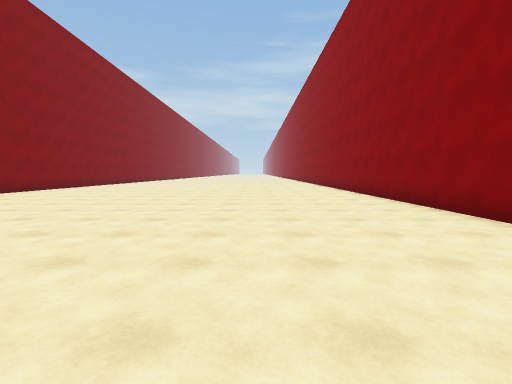
[1] (above)

20 first-person views from a walk through a Unity game level. The camera is 1.4 m above the floor, tilts 4° down and sees 85° across. The floor is counted in squares, 2 m on a side. Each view is taken from the middle of a square. On the plan, view 1 faces up. The plan holds only what a view shows up to about 9 squares ahead; the rest is blank. The place goes on beyond the plan. The player character is not drawn.

[2]
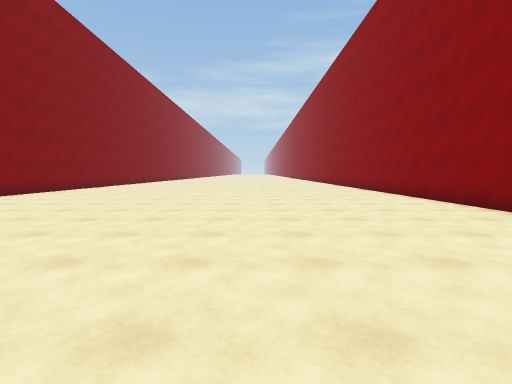

[3]
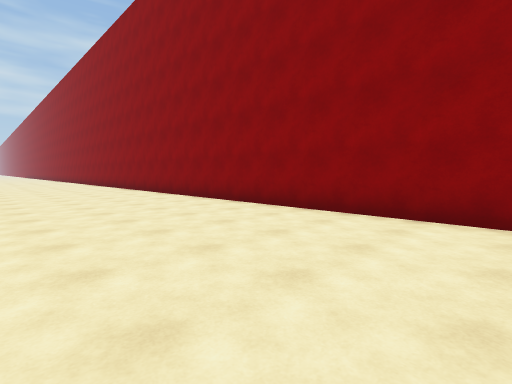

[4]
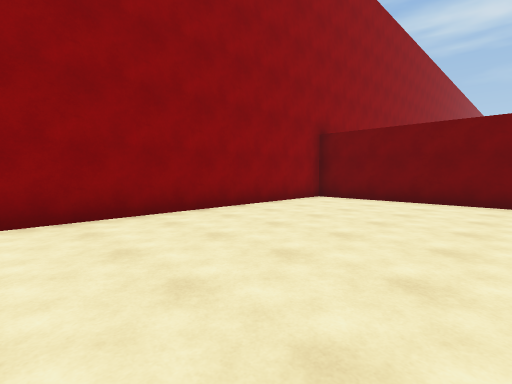

[5]
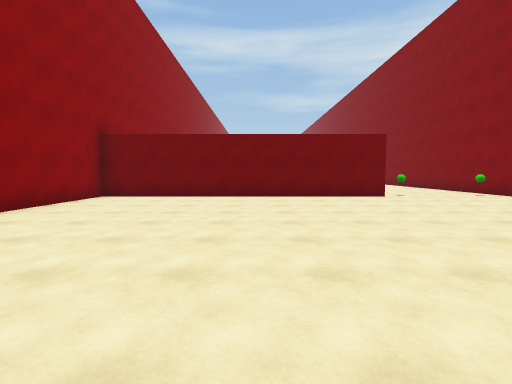

[6]
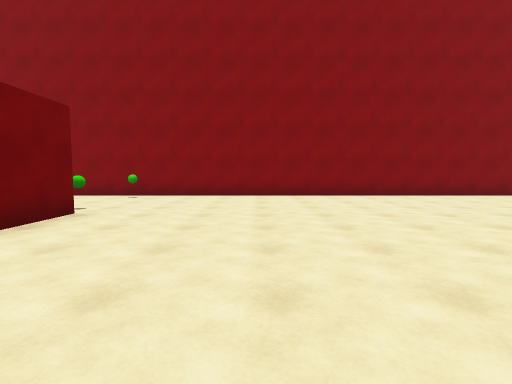

[7]
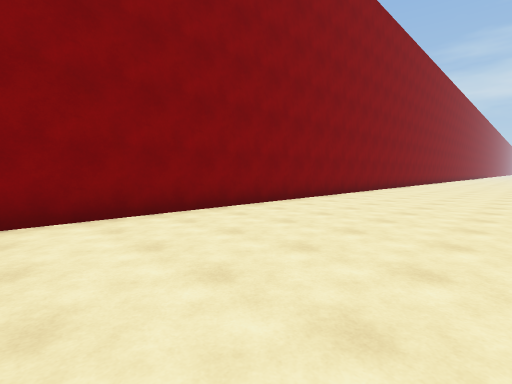

[8]
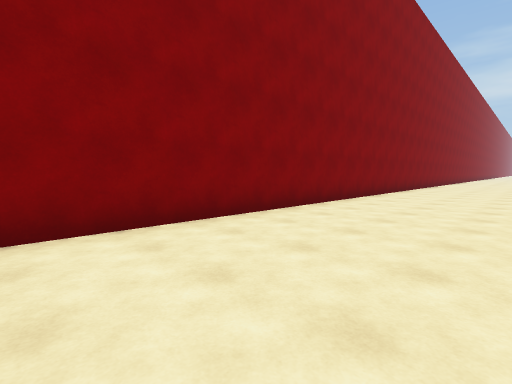

[9]
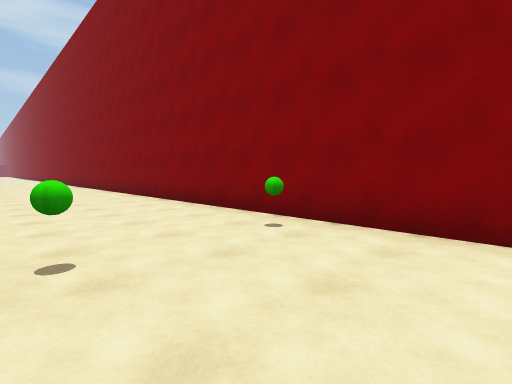

[10]
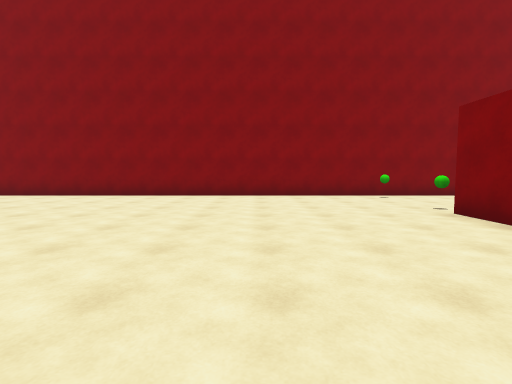

[11]
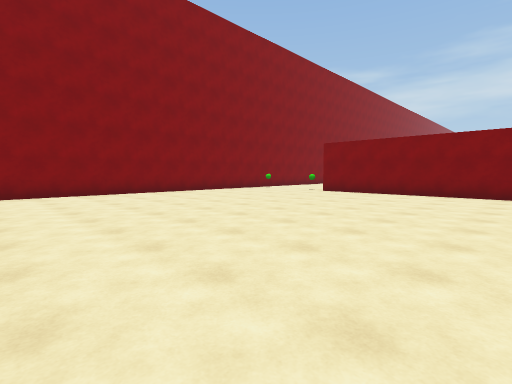

[12]
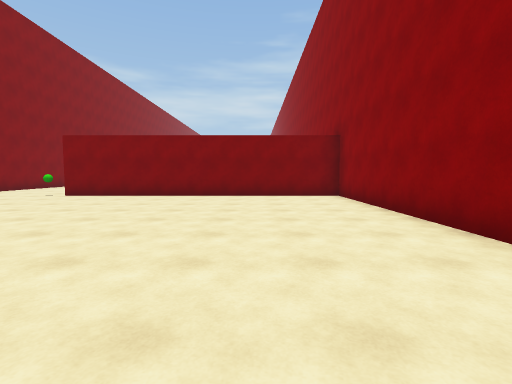

[13]
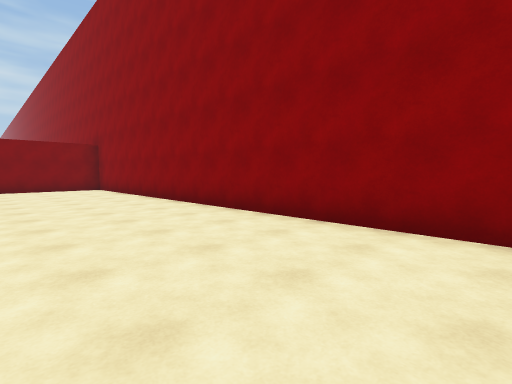

[14]
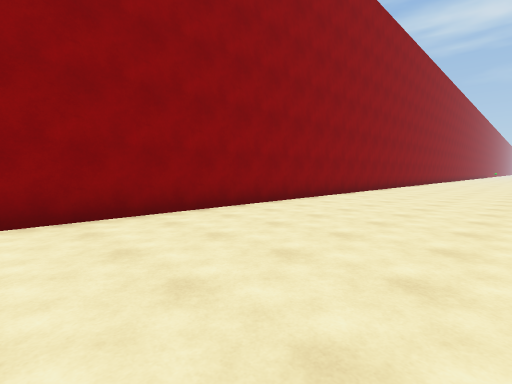

[15]
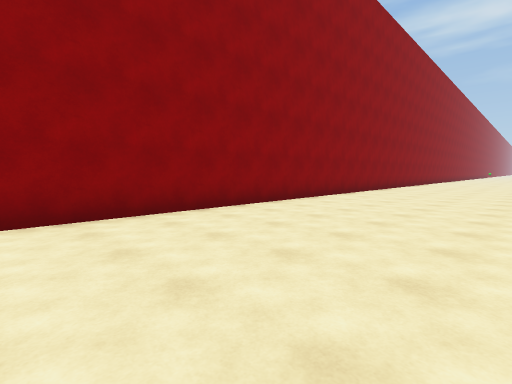

[16]
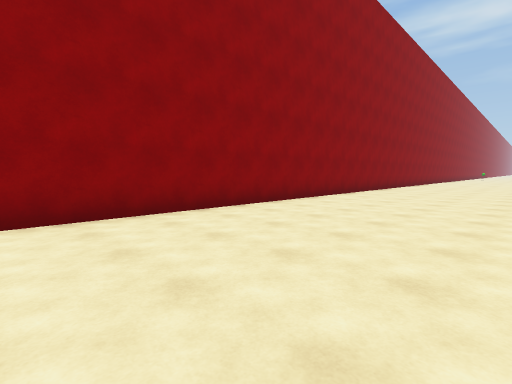

[17]
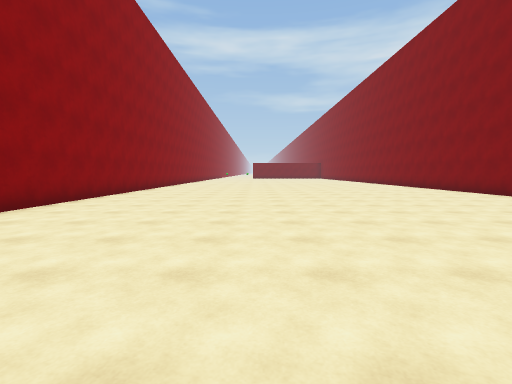

[18]
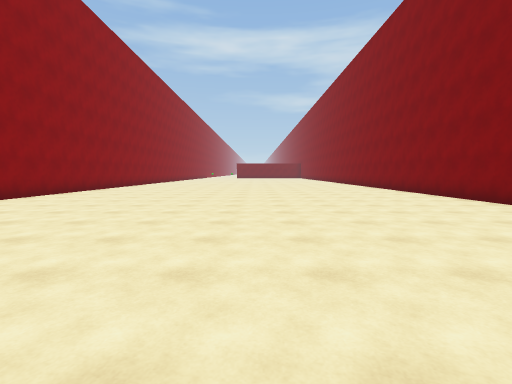

[19]
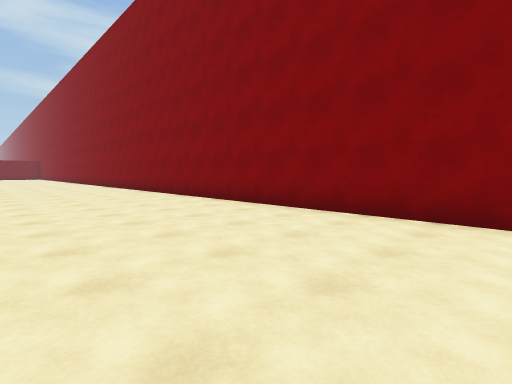

[20]
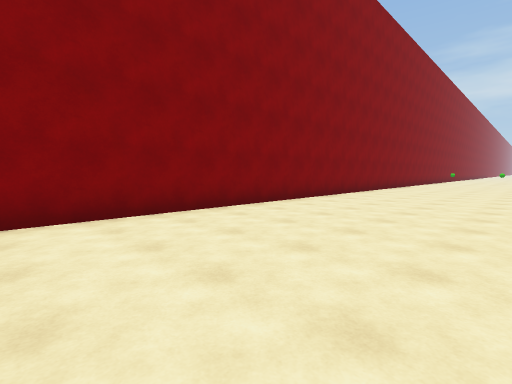

### Floor plan
Points are (right, up) in squares from view 1. A wall is a line through its corners. A room is listed if a view was taken in it or the views show most of it. See-through windows are left out.
Room 1 (views 1, 2, 3, 4, 5, 6, 7, 8, 9)
walls: (-4.9, -9.1) (3.5, -9.1) (3.5, 9); (-8.5, 8.2) (-8.5, -10.5)
ways out: opening at (-6.5, -9.8) to room 2
objects: other object (-8, -9); other object (-5, -9)
Room 2 (views 10, 11, 12, 13, 14, 15, 16, 17, 18, 19, 20)
walls: (-8.5, -22.8) (-8.5, -40.1); (3.5, -40.1) (3.5, -9.6) (-4.8, -9.6); (-8.5, -10.5) (-8.5, -20.9)
ways out: opening at (-6.5, -9.8) to room 1

Positions as (right, up) in squares from view 1, and headings:
1: (0, 0), facing up
2: (-1, -3), facing up
3: (-1, -4), facing up-right
4: (-1, -2), facing down-right
5: (-1, -1), facing down
6: (0, -6), facing left
7: (-4, -4), facing up-left
8: (-5, -1), facing up-left
9: (-5, -7), facing down-left
10: (0, -13), facing left
11: (1, -19), facing up-left
12: (1, -18), facing up
13: (0, -22), facing up-right
14: (-1, -20), facing down-right
15: (-1, -26), facing down-right
16: (-1, -31), facing down-right
17: (-1, -31), facing down
18: (-3, -29), facing down
19: (-4, -29), facing down-left
20: (-4, -31), facing up-left
